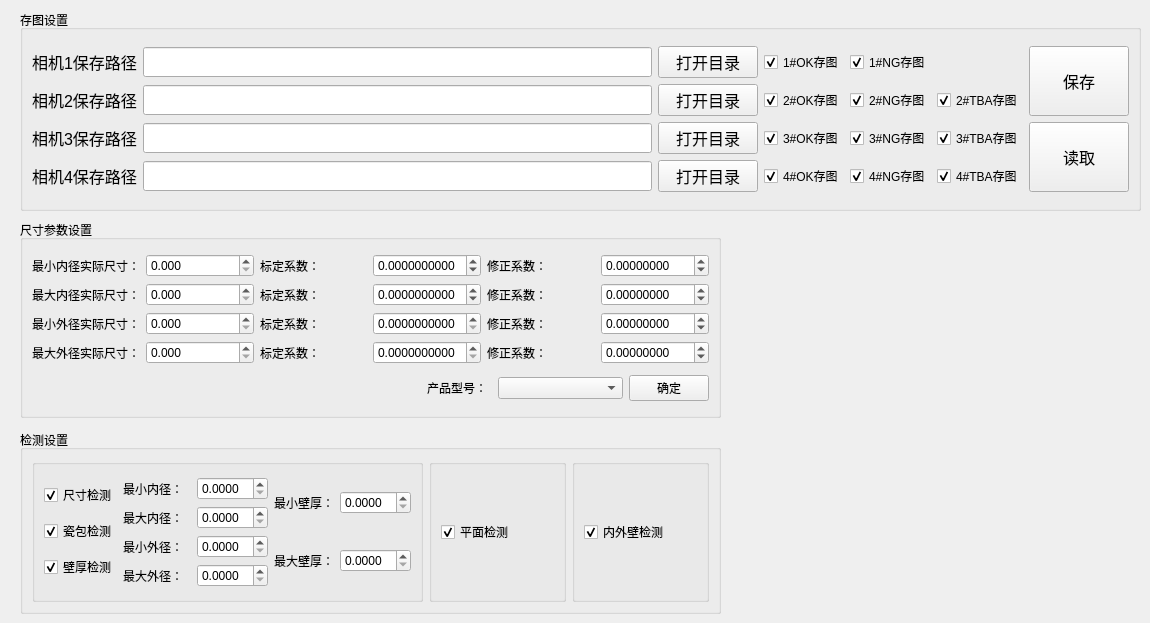
    <widget class="QWidget" name="page_2">
     <widget class="QGroupBox" name="groupBox_13">
      <property name="geometry">
       <rect>
        <x>20</x>
        <y>10</y>
        <width>1121</width>
        <height>201</height>
       </rect>
      </property>
      <property name="title">
       <string>存图设置</string>
      </property>
      <layout class="QGridLayout" name="gridLayout_22">
       <item row="0" column="0">
        <layout class="QGridLayout" name="gridLayout_5">
         <item row="0" column="0">
          <widget class="QLabel" name="label_17">
           <property name="font">
            <font>
             <pointsize>12</pointsize>
            </font>
           </property>
           <property name="text">
            <string>相机1保存路径</string>
           </property>
          </widget>
         </item>
         <item row="0" column="1">
          <widget class="QLineEdit" name="edtSavePathCam01">
           <property name="minimumSize">
            <size>
             <width>0</width>
             <height>30</height>
            </size>
           </property>
           <property name="font">
            <font>
             <pointsize>12</pointsize>
            </font>
           </property>
          </widget>
         </item>
         <item row="0" column="2">
          <widget class="QPushButton" name="btnSavePathCam01">
           <property name="minimumSize">
            <size>
             <width>100</width>
             <height>30</height>
            </size>
           </property>
           <property name="font">
            <font>
             <pointsize>12</pointsize>
            </font>
           </property>
           <property name="text">
            <string>打开目录</string>
           </property>
          </widget>
         </item>
         <item row="0" column="3">
          <widget class="QCheckBox" name="Ok_chkSaveImageCam01">
           <property name="text">
            <string>1#OK存图</string>
           </property>
           <property name="checked">
            <bool>true</bool>
           </property>
          </widget>
         </item>
         <item row="0" column="4">
          <widget class="QCheckBox" name="Ng_chkSaveImageCam01">
           <property name="text">
            <string>1#NG存图</string>
           </property>
           <property name="checked">
            <bool>true</bool>
           </property>
          </widget>
         </item>
         <item row="0" column="6" rowspan="2">
          <widget class="QPushButton" name="btnSaveParamSet">
           <property name="sizePolicy">
            <sizepolicy hsizetype="Minimum" vsizetype="Minimum">
             <horstretch>0</horstretch>
             <verstretch>0</verstretch>
            </sizepolicy>
           </property>
           <property name="minimumSize">
            <size>
             <width>100</width>
             <height>50</height>
            </size>
           </property>
           <property name="font">
            <font>
             <pointsize>12</pointsize>
            </font>
           </property>
           <property name="text">
            <string>保存</string>
           </property>
          </widget>
         </item>
         <item row="1" column="0">
          <widget class="QLabel" name="label_18">
           <property name="font">
            <font>
             <pointsize>12</pointsize>
            </font>
           </property>
           <property name="text">
            <string>相机2保存路径</string>
           </property>
          </widget>
         </item>
         <item row="1" column="1">
          <widget class="QLineEdit" name="edtSavePathCam02">
           <property name="minimumSize">
            <size>
             <width>0</width>
             <height>30</height>
            </size>
           </property>
           <property name="font">
            <font>
             <pointsize>12</pointsize>
            </font>
           </property>
          </widget>
         </item>
         <item row="1" column="2">
          <widget class="QPushButton" name="btnSavePathCam02">
           <property name="minimumSize">
            <size>
             <width>100</width>
             <height>30</height>
            </size>
           </property>
           <property name="font">
            <font>
             <pointsize>12</pointsize>
            </font>
           </property>
           <property name="text">
            <string>打开目录</string>
           </property>
          </widget>
         </item>
         <item row="1" column="3">
          <widget class="QCheckBox" name="Ok_chkSaveImageCam02">
           <property name="text">
            <string>2#OK存图</string>
           </property>
           <property name="checked">
            <bool>true</bool>
           </property>
          </widget>
         </item>
         <item row="1" column="4">
          <widget class="QCheckBox" name="Ng_chkSaveImageCam02">
           <property name="text">
            <string>2#NG存图</string>
           </property>
           <property name="checked">
            <bool>true</bool>
           </property>
          </widget>
         </item>
         <item row="1" column="5">
          <widget class="QCheckBox" name="Tba_chkSaveImageCam02">
           <property name="text">
            <string>2#TBA存图</string>
           </property>
           <property name="checked">
            <bool>true</bool>
           </property>
          </widget>
         </item>
         <item row="2" column="0">
          <widget class="QLabel" name="label_19">
           <property name="font">
            <font>
             <pointsize>12</pointsize>
            </font>
           </property>
           <property name="text">
            <string>相机3保存路径</string>
           </property>
          </widget>
         </item>
         <item row="2" column="1">
          <widget class="QLineEdit" name="edtSavePathCam03">
           <property name="minimumSize">
            <size>
             <width>0</width>
             <height>30</height>
            </size>
           </property>
           <property name="font">
            <font>
             <pointsize>12</pointsize>
            </font>
           </property>
          </widget>
         </item>
         <item row="2" column="2">
          <widget class="QPushButton" name="btnSavePathCam03">
           <property name="minimumSize">
            <size>
             <width>100</width>
             <height>30</height>
            </size>
           </property>
           <property name="font">
            <font>
             <pointsize>12</pointsize>
            </font>
           </property>
           <property name="text">
            <string>打开目录</string>
           </property>
          </widget>
         </item>
         <item row="2" column="3">
          <widget class="QCheckBox" name="Ok_chkSaveImageCam03">
           <property name="text">
            <string>3#OK存图</string>
           </property>
           <property name="checked">
            <bool>true</bool>
           </property>
          </widget>
         </item>
         <item row="2" column="4">
          <widget class="QCheckBox" name="Ng_chkSaveImageCam03">
           <property name="text">
            <string>3#NG存图</string>
           </property>
           <property name="checked">
            <bool>true</bool>
           </property>
          </widget>
         </item>
         <item row="2" column="5">
          <widget class="QCheckBox" name="Tba_chkSaveImageCam03">
           <property name="text">
            <string>3#TBA存图</string>
           </property>
           <property name="checked">
            <bool>true</bool>
           </property>
          </widget>
         </item>
         <item row="2" column="6" rowspan="2">
          <widget class="QPushButton" name="btnReadParamSet">
           <property name="sizePolicy">
            <sizepolicy hsizetype="Minimum" vsizetype="Minimum">
             <horstretch>0</horstretch>
             <verstretch>0</verstretch>
            </sizepolicy>
           </property>
           <property name="minimumSize">
            <size>
             <width>100</width>
             <height>50</height>
            </size>
           </property>
           <property name="font">
            <font>
             <pointsize>12</pointsize>
            </font>
           </property>
           <property name="text">
            <string>读取</string>
           </property>
          </widget>
         </item>
         <item row="3" column="0">
          <widget class="QLabel" name="label_20">
           <property name="font">
            <font>
             <pointsize>12</pointsize>
            </font>
           </property>
           <property name="text">
            <string>相机4保存路径</string>
           </property>
          </widget>
         </item>
         <item row="3" column="1">
          <widget class="QLineEdit" name="edtSavePathCam04">
           <property name="minimumSize">
            <size>
             <width>0</width>
             <height>30</height>
            </size>
           </property>
           <property name="font">
            <font>
             <pointsize>12</pointsize>
            </font>
           </property>
          </widget>
         </item>
         <item row="3" column="2">
          <widget class="QPushButton" name="btnSavePathCam04">
           <property name="minimumSize">
            <size>
             <width>100</width>
             <height>30</height>
            </size>
           </property>
           <property name="font">
            <font>
             <pointsize>12</pointsize>
            </font>
           </property>
           <property name="text">
            <string>打开目录</string>
           </property>
          </widget>
         </item>
         <item row="3" column="3">
          <widget class="QCheckBox" name="Ok_chkSaveImageCam04">
           <property name="text">
            <string>4#OK存图</string>
           </property>
           <property name="checked">
            <bool>true</bool>
           </property>
          </widget>
         </item>
         <item row="3" column="4">
          <widget class="QCheckBox" name="Ng_chkSaveImageCam04">
           <property name="text">
            <string>4#NG存图</string>
           </property>
           <property name="checked">
            <bool>true</bool>
           </property>
          </widget>
         </item>
         <item row="3" column="5">
          <widget class="QCheckBox" name="Tba_chkSaveImageCam04">
           <property name="text">
            <string>4#TBA存图</string>
           </property>
           <property name="checked">
            <bool>true</bool>
           </property>
          </widget>
         </item>
        </layout>
       </item>
      </layout>
     </widget>
     <widget class="QGroupBox" name="groupBox_16">
      <property name="geometry">
       <rect>
        <x>20</x>
        <y>220</y>
        <width>701</width>
        <height>198</height>
       </rect>
      </property>
      <property name="title">
       <string>尺寸参数设置</string>
      </property>
      <layout class="QGridLayout" name="gridLayout_25">
       <item row="0" column="0" colspan="4">
        <layout class="QGridLayout" name="gridLayout_23">
         <item row="2" column="6">
          <widget class="QLabel" name="label_56">
           <property name="text">
            <string>修正系数：</string>
           </property>
          </widget>
         </item>
         <item row="1" column="4">
          <widget class="QLabel" name="label_37">
           <property name="text">
            <string>标定系数：</string>
           </property>
          </widget>
         </item>
         <item row="3" column="5">
          <widget class="QDoubleSpinBox" name="outerCalibration2_Box">
           <property name="decimals">
            <number>10</number>
           </property>
           <property name="maximum">
            <double>9.000000000000000</double>
           </property>
          </widget>
         </item>
         <item row="3" column="7">
          <widget class="QDoubleSpinBox" name="outerCorrection2_Box">
           <property name="decimals">
            <number>8</number>
           </property>
           <property name="minimum">
            <double>-99.000000000000000</double>
           </property>
           <property name="maximum">
            <double>9.000000000000000</double>
           </property>
          </widget>
         </item>
         <item row="1" column="3">
          <widget class="QDoubleSpinBox" name="ActualSize02_Box">
           <property name="decimals">
            <number>3</number>
           </property>
          </widget>
         </item>
         <item row="0" column="5">
          <widget class="QDoubleSpinBox" name="Calibration1_Box">
           <property name="decimals">
            <number>10</number>
           </property>
           <property name="minimum">
            <double>-9.000000000000000</double>
           </property>
           <property name="maximum">
            <double>9.000000000000000</double>
           </property>
          </widget>
         </item>
         <item row="3" column="4">
          <widget class="QLabel" name="label_55">
           <property name="text">
            <string>标定系数：</string>
           </property>
          </widget>
         </item>
         <item row="2" column="2">
          <widget class="QLabel" name="label_39">
           <property name="text">
            <string>最小外径实际尺寸：</string>
           </property>
          </widget>
         </item>
         <item row="2" column="3">
          <widget class="QDoubleSpinBox" name="ActualSize03_Box">
           <property name="decimals">
            <number>3</number>
           </property>
          </widget>
         </item>
         <item row="1" column="7">
          <widget class="QDoubleSpinBox" name="Correction2_Box">
           <property name="decimals">
            <number>8</number>
           </property>
           <property name="minimum">
            <double>-99.000000000000000</double>
           </property>
           <property name="maximum">
            <double>9.000000000000000</double>
           </property>
          </widget>
         </item>
         <item row="2" column="5">
          <widget class="QDoubleSpinBox" name="outerCalibration1_Box">
           <property name="decimals">
            <number>10</number>
           </property>
           <property name="maximum">
            <double>9.000000000000000</double>
           </property>
          </widget>
         </item>
         <item row="0" column="7">
          <widget class="QDoubleSpinBox" name="Correction1_Box">
           <property name="decimals">
            <number>8</number>
           </property>
           <property name="minimum">
            <double>-99.000000000000000</double>
           </property>
           <property name="maximum">
            <double>9.000000000000000</double>
           </property>
           <property name="value">
            <double>0.000000000000000</double>
           </property>
          </widget>
         </item>
         <item row="0" column="6">
          <widget class="QLabel" name="label_43">
           <property name="text">
            <string>修正系数：</string>
           </property>
          </widget>
         </item>
         <item row="2" column="7">
          <widget class="QDoubleSpinBox" name="outerCorrection1_Box">
           <property name="decimals">
            <number>8</number>
           </property>
           <property name="minimum">
            <double>-99.000000000000000</double>
           </property>
           <property name="maximum">
            <double>9.000000000000000</double>
           </property>
          </widget>
         </item>
         <item row="2" column="4">
          <widget class="QLabel" name="label_54">
           <property name="text">
            <string>标定系数：</string>
           </property>
          </widget>
         </item>
         <item row="3" column="2">
          <widget class="QLabel" name="label_40">
           <property name="text">
            <string>最大外径实际尺寸：</string>
           </property>
          </widget>
         </item>
         <item row="1" column="2">
          <widget class="QLabel" name="label_30">
           <property name="text">
            <string>最大内径实际尺寸：</string>
           </property>
          </widget>
         </item>
         <item row="1" column="6">
          <widget class="QLabel" name="label_44">
           <property name="text">
            <string>修正系数：</string>
           </property>
          </widget>
         </item>
         <item row="0" column="4">
          <widget class="QLabel" name="label_41">
           <property name="text">
            <string>标定系数：</string>
           </property>
          </widget>
         </item>
         <item row="0" column="3">
          <widget class="QDoubleSpinBox" name="ActualSize01_Box">
           <property name="decimals">
            <number>3</number>
           </property>
          </widget>
         </item>
         <item row="0" column="2">
          <widget class="QLabel" name="label_29">
           <property name="text">
            <string>最小内径实际尺寸：</string>
           </property>
          </widget>
         </item>
         <item row="1" column="5">
          <widget class="QDoubleSpinBox" name="Calibration2_Box">
           <property name="decimals">
            <number>10</number>
           </property>
           <property name="minimum">
            <double>-9.000000000000000</double>
           </property>
           <property name="maximum">
            <double>9.000000000000000</double>
           </property>
          </widget>
         </item>
         <item row="3" column="6">
          <widget class="QLabel" name="label_57">
           <property name="text">
            <string>修正系数：</string>
           </property>
          </widget>
         </item>
         <item row="3" column="3">
          <widget class="QDoubleSpinBox" name="ActualSize04_Box">
           <property name="decimals">
            <number>3</number>
           </property>
          </widget>
         </item>
        </layout>
       </item>
       <item row="1" column="0">
        <spacer name="horizontalSpacer_2">
         <property name="orientation">
          <enum>Qt::Horizontal</enum>
         </property>
         <property name="sizeHint" stdset="0">
          <size>
           <width>40</width>
           <height>20</height>
          </size>
         </property>
        </spacer>
       </item>
       <item row="1" column="1">
        <widget class="QLabel" name="label_33">
         <property name="minimumSize">
          <size>
           <width>65</width>
           <height>0</height>
          </size>
         </property>
         <property name="text">
          <string>产品型号：</string>
         </property>
        </widget>
       </item>
       <item row="1" column="2">
        <widget class="QComboBox" name="size_ProductModel">
         <property name="minimumSize">
          <size>
           <width>125</width>
           <height>0</height>
          </size>
         </property>
         <item>
          <property name="text">
           <string/>
          </property>
         </item>
         <item>
          <property name="text">
           <string>HG7.8X5.9X4.9</string>
          </property>
         </item>
         <item>
          <property name="text">
           <string>WKQ8X5.9X5</string>
          </property>
         </item>
         <item>
          <property name="text">
           <string>WK5.5X4.1X4.95</string>
          </property>
         </item>
         <item>
          <property name="text">
           <string>HG5.3x3.8x4.9</string>
          </property>
         </item>
        </widget>
       </item>
       <item row="1" column="3">
        <widget class="QPushButton" name="confirm_Size">
         <property name="text">
          <string>确定</string>
         </property>
        </widget>
       </item>
      </layout>
     </widget>
     <widget class="QGroupBox" name="groupBox_14">
      <property name="geometry">
       <rect>
        <x>20</x>
        <y>430</y>
        <width>701</width>
        <height>184</height>
       </rect>
      </property>
      <property name="title">
       <string>检测设置</string>
      </property>
      <layout class="QGridLayout" name="gridLayout_33">
       <item row="0" column="0">
        <widget class="QGroupBox" name="groupBox_15">
         <property name="title">
          <string/>
         </property>
         <layout class="QGridLayout" name="gridLayout_29">
          <item row="0" column="0">
           <layout class="QGridLayout" name="gridLayout_28">
            <item row="0" column="0" rowspan="4">
             <layout class="QGridLayout" name="gridLayout_27">
              <item row="0" column="0">
               <widget class="QCheckBox" name="SizeTesting">
                <property name="text">
                 <string>尺寸检测</string>
                </property>
                <property name="checked">
                 <bool>true</bool>
                </property>
               </widget>
              </item>
              <item row="1" column="0">
               <widget class="QCheckBox" name="CiBaoTesting">
                <property name="text">
                 <string>瓷包检测</string>
                </property>
                <property name="checked">
                 <bool>true</bool>
                </property>
               </widget>
              </item>
              <item row="2" column="0">
               <widget class="QCheckBox" name="BiHouTesting">
                <property name="text">
                 <string>壁厚检测</string>
                </property>
                <property name="checked">
                 <bool>true</bool>
                </property>
               </widget>
              </item>
             </layout>
            </item>
            <item row="0" column="1">
             <widget class="QLabel" name="label_35">
              <property name="minimumSize">
               <size>
                <width>68</width>
                <height>0</height>
               </size>
              </property>
              <property name="text">
               <string>最小内径：</string>
              </property>
             </widget>
            </item>
            <item row="0" column="2">
             <widget class="QDoubleSpinBox" name="inradium_Min">
              <property name="decimals">
               <number>4</number>
              </property>
              <property name="maximum">
               <double>99.000000000000000</double>
              </property>
             </widget>
            </item>
            <item row="1" column="1">
             <widget class="QLabel" name="label_36">
              <property name="minimumSize">
               <size>
                <width>65</width>
                <height>0</height>
               </size>
              </property>
              <property name="text">
               <string>最大内径：</string>
              </property>
             </widget>
            </item>
            <item row="1" column="2">
             <widget class="QDoubleSpinBox" name="inradium_Max">
              <property name="decimals">
               <number>4</number>
              </property>
              <property name="maximum">
               <double>99.000000000000000</double>
              </property>
             </widget>
            </item>
            <item row="2" column="1">
             <widget class="QLabel" name="label_38">
              <property name="text">
               <string>最小外径：</string>
              </property>
             </widget>
            </item>
            <item row="2" column="2">
             <widget class="QDoubleSpinBox" name="outer_Min">
              <property name="decimals">
               <number>4</number>
              </property>
             </widget>
            </item>
            <item row="3" column="1">
             <widget class="QLabel" name="label_53">
              <property name="text">
               <string>最大外径：</string>
              </property>
             </widget>
            </item>
            <item row="3" column="2">
             <widget class="QDoubleSpinBox" name="outer_Max">
              <property name="decimals">
               <number>4</number>
              </property>
             </widget>
            </item>
            <item row="0" column="3" rowspan="2">
             <widget class="QLabel" name="label_46">
              <property name="sizePolicy">
               <sizepolicy hsizetype="Preferred" vsizetype="Fixed">
                <horstretch>0</horstretch>
                <verstretch>0</verstretch>
               </sizepolicy>
              </property>
              <property name="text">
               <string>最小壁厚：</string>
              </property>
             </widget>
            </item>
            <item row="0" column="4" rowspan="2">
             <widget class="QDoubleSpinBox" name="Wall_Min_Box">
              <property name="decimals">
               <number>4</number>
              </property>
             </widget>
            </item>
            <item row="2" column="3" rowspan="2">
             <widget class="QLabel" name="label_47">
              <property name="sizePolicy">
               <sizepolicy hsizetype="Minimum" vsizetype="Fixed">
                <horstretch>0</horstretch>
                <verstretch>0</verstretch>
               </sizepolicy>
              </property>
              <property name="text">
               <string>最大壁厚：</string>
              </property>
             </widget>
            </item>
            <item row="2" column="4" rowspan="2">
             <widget class="QDoubleSpinBox" name="Wall_Max_Box">
              <property name="decimals">
               <number>4</number>
              </property>
             </widget>
            </item>
           </layout>
          </item>
         </layout>
        </widget>
       </item>
       <item row="0" column="1">
        <widget class="QGroupBox" name="groupBox_17">
         <property name="title">
          <string/>
         </property>
         <layout class="QGridLayout" name="gridLayout_30">
          <item row="0" column="0">
           <spacer name="verticalSpacer_3">
            <property name="orientation">
             <enum>Qt::Vertical</enum>
            </property>
            <property name="sizeHint" stdset="0">
             <size>
              <width>20</width>
              <height>41</height>
             </size>
            </property>
           </spacer>
          </item>
          <item row="3" column="0">
           <spacer name="verticalSpacer_2">
            <property name="orientation">
             <enum>Qt::Vertical</enum>
            </property>
            <property name="sizeHint" stdset="0">
             <size>
              <width>20</width>
              <height>41</height>
             </size>
            </property>
           </spacer>
          </item>
          <item row="2" column="0">
           <widget class="QCheckBox" name="PlaneTesting">
            <property name="text">
             <string>平面检测</string>
            </property>
            <property name="checked">
             <bool>true</bool>
            </property>
           </widget>
          </item>
         </layout>
        </widget>
       </item>
       <item row="0" column="2">
        <widget class="QGroupBox" name="groupBox_24">
         <property name="title">
          <string/>
         </property>
         <layout class="QGridLayout" name="gridLayout_32">
          <item row="0" column="0">
           <spacer name="verticalSpacer_5">
            <property name="orientation">
             <enum>Qt::Vertical</enum>
            </property>
            <property name="sizeHint" stdset="0">
             <size>
              <width>20</width>
              <height>41</height>
             </size>
            </property>
           </spacer>
          </item>
          <item row="1" column="0">
           <widget class="QCheckBox" name="NeiWaiTesting">
            <property name="text">
             <string>内外壁检测</string>
            </property>
            <property name="checked">
             <bool>true</bool>
            </property>
           </widget>
          </item>
          <item row="2" column="0">
           <spacer name="verticalSpacer_4">
            <property name="orientation">
             <enum>Qt::Vertical</enum>
            </property>
            <property name="sizeHint" stdset="0">
             <size>
              <width>20</width>
              <height>41</height>
             </size>
            </property>
           </spacer>
          </item>
         </layout>
        </widget>
       </item>
      </layout>
     </widget>
    </widget>
